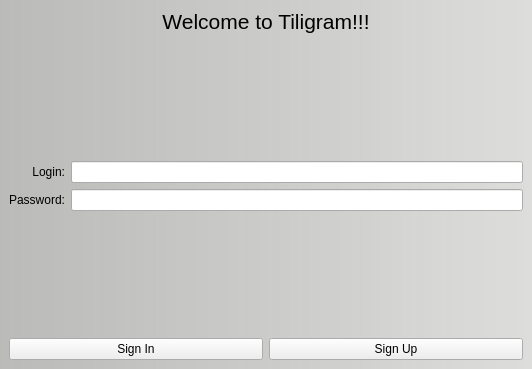
<?xml version="1.0" encoding="UTF-8"?>
<ui version="4.0">
 <class>LoginForm</class>
 <widget class="QMainWindow" name="LoginForm">
  <property name="geometry">
   <rect>
    <x>0</x>
    <y>0</y>
    <width>532</width>
    <height>369</height>
   </rect>
  </property>
  <property name="windowTitle">
   <string>MainWindow</string>
  </property>
  <widget class="QWidget" name="centralwidget">
   <property name="styleSheet">
    <string notr="true">#centralwidget
{
	
	background-color: qlineargradient(spread:pad, x1:0, y1:0, x2:2, y2:0, stop:0 rgba(177, 177, 175, 218), stop:1 rgba(255, 255, 255, 255));
}</string>
   </property>
   <layout class="QVBoxLayout" name="verticalLayout">
    <item>
     <widget class="QLabel" name="label_3">
      <property name="font">
       <font>
        <pointsize>16</pointsize>
       </font>
      </property>
      <property name="text">
       <string>Welcome to Tiligram!!!</string>
      </property>
      <property name="alignment">
       <set>Qt::AlignCenter</set>
      </property>
     </widget>
    </item>
    <item>
     <spacer name="verticalSpacer_2">
      <property name="orientation">
       <enum>Qt::Vertical</enum>
      </property>
      <property name="sizeHint" stdset="0">
       <size>
        <width>20</width>
        <height>87</height>
       </size>
      </property>
     </spacer>
    </item>
    <item>
     <layout class="QGridLayout" name="gridLayout">
      <item row="0" column="0">
       <widget class="QLabel" name="label">
        <property name="text">
         <string>Login:</string>
        </property>
        <property name="alignment">
         <set>Qt::AlignRight|Qt::AlignTrailing|Qt::AlignVCenter</set>
        </property>
       </widget>
      </item>
      <item row="0" column="1">
       <widget class="QLineEdit" name="loginLineEdit"/>
      </item>
      <item row="1" column="0">
       <widget class="QLabel" name="label_2">
        <property name="text">
         <string>Password:</string>
        </property>
        <property name="alignment">
         <set>Qt::AlignRight|Qt::AlignTrailing|Qt::AlignVCenter</set>
        </property>
       </widget>
      </item>
      <item row="1" column="1">
       <widget class="QLineEdit" name="passwordLineEdit">
        <property name="echoMode">
         <enum>QLineEdit::Password</enum>
        </property>
       </widget>
      </item>
     </layout>
    </item>
    <item>
     <spacer name="verticalSpacer">
      <property name="orientation">
       <enum>Qt::Vertical</enum>
      </property>
      <property name="sizeHint" stdset="0">
       <size>
        <width>20</width>
        <height>87</height>
       </size>
      </property>
     </spacer>
    </item>
    <item>
     <layout class="QHBoxLayout" name="horizontalLayout">
      <item>
       <widget class="QPushButton" name="signInButton">
        <property name="text">
         <string>Sign In</string>
        </property>
       </widget>
      </item>
      <item>
       <widget class="QPushButton" name="signUpButton">
        <property name="text">
         <string>Sign Up</string>
        </property>
       </widget>
      </item>
     </layout>
    </item>
   </layout>
  </widget>
 </widget>
 <resources/>
 <connections/>
</ui>
